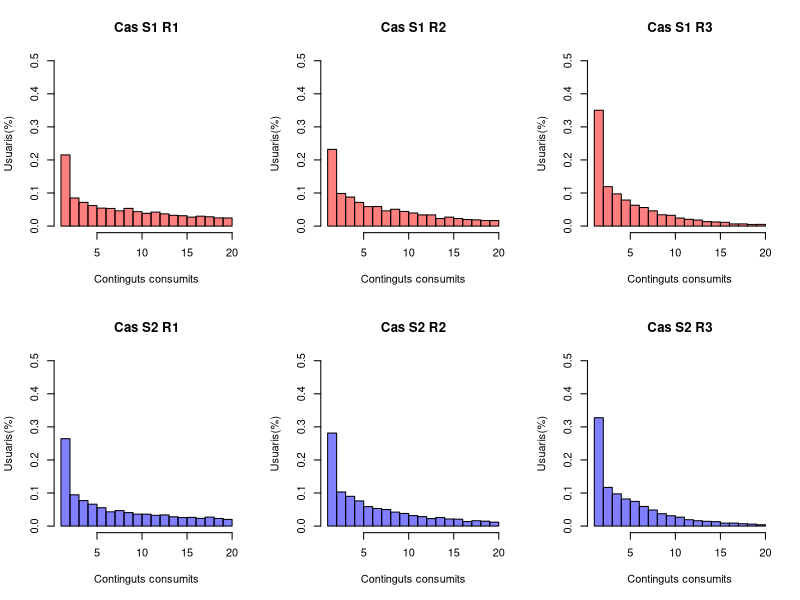
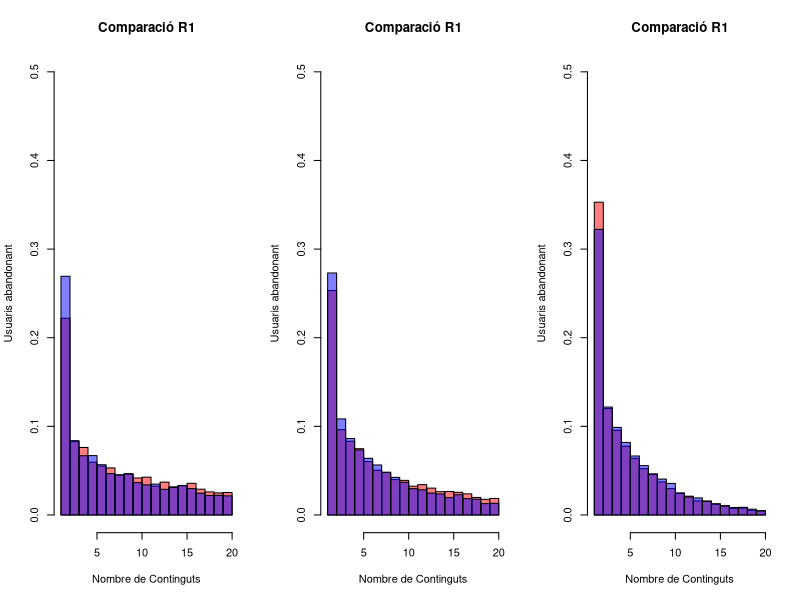

Reproduce these figures in R, in order.
# Funcions de moviment
moure_esquerra <- function(i){
  i - ((1+i)/4)
}

moure_dreta <- function(i){
  i + ((1-i)/4)
}

#Regles (Retorna TRUE si mostra contingut d'esquerres)
R1 <- function(x){  
  runif(1) <= ((1-x)^2 / ((1+x)^2 + (1-x)^2)) 
}

R2 <- function(x){  
  runif(1) <= (1-x)/2
}

R3 <- function(x){  
  runif(1) <= (1+x)/2
}

#Funcions de sortir

surt_oposat <- function(x){  # L'usuari abandona al veure contingut del bàndol oposat(p = 0.25)
  runif(1) <= 0.25  
}

surt_cansat <- function(x){  # L'usuari abandona al veure contingut del mateix bàndol(p = 0.05)
  runif(1) <= 0.05
}

####################################################
############ Funcions per l'apartat e) #############
####################################################

esquerra <- function(x){#Retorn True si l'usuari és d'esquerres
  return (x < 0)
  }

#Funció que retorna la distribució triada
assigna_distribucio <- function(escenari){
  if (escenari == "S1") {#Distribució uniforme
    return(x <- runif(N, min = -1, max = 1))
  } else if (escenari == "S2") {#Distribució normal
    return(x <- rnorm(N, mean = 0, sd = sqrt(1/13)))
  }
}

############################!!!!Important!!!!#################################
######Funció per simular els continguts consumits al llarg del temps##########

continguts_consumits <- function(distribucio, regla, N, T) {
  # Escollim distribucio
  x <- assigna_distribucio(distribucio)
  
  # Creem dos vectors de mida N, un per comptar els continguts consumits
  # L'altre vector ens servirà com un booleà per comprovar si l'usuari ja ha sortit(per no comptar-ho)
  comptador <- rep(0, N)
  ha_sortit <- rep(FALSE, N)
  
  # Bucle de T passos i N usuaris, on es va augmentant el comptador pels usuaris actius
  
  for (t in 1:T) {
    for (i in 1:N) {
      if (!ha_sortit[i]) {#No ha sortit
        # Suma un contingut més a l'usuari i
        comptador[i] <- comptador[i] + 1
        
        if (regla(x[i])) {
          # Es mostra contingut d'esquerres
          
          # Comprovem en cas d'usuari de dretes
          if (!esquerra(x[i])) {
            # El contingut és oposat
            if (surt_oposat(x[i])) { 
              #Si surt, assignem el valor True a la posició i del vector ha_sortit
              ha_sortit[i] <- TRUE
              next
            } else {
              #Si no surt, l'usuari es mou cap a esquerres
              x[i] <- moure_esquerra(x[i])
            }
          } else {
            # Comprovem en cas d'usuari d'esquerres
            if (surt_cansat(x[i])) {
              #Probabilitat de sortir (p=0.05)
              ha_sortit[i] <- TRUE
              next
            } else {
              #L'usuari d'esquerres es torna més d'esquerres
              x[i] <- moure_esquerra(x[i])
            }
          }
        } 
        #Es mostra contingut de dretes i es segueix la mateixa lògica però a l'inrevès
        else {
          
          if (esquerra(x[i])) {
            
            if (surt_oposat(x[i])) {
              ha_sortit[i] <- TRUE
              next
            } else {
              x[i] <- moure_dreta(x[i])
            }
          } else {
            
            if (surt_cansat(x[i])) {
              ha_sortit[i] <- TRUE
              next
            } else {
              x[i] <- moure_dreta(x[i])
            }
          }
        }
      }
    }
  }
  # Es torna el valor de només aquells usuaris que han sortit
  return(comptador[ha_sortit])
}

####################################################
################# Constants#########################
####################################################

# Paràmetres fixes
N <- 10000
T <- 20


#Llistes per simplificar codi
resultats <- list()
distribucions <- list("S1", "S2")
regles <- list(R1 = R1, R2 = R2, R3 = R3)

################################################
############## Histogrames #####################
################################################

#Visualitzar els 6 histogrames a la vegada
par(mfrow = c(2, 3))

i <- 1

#Histogrames S1 sense superposar-se

  
  for (regla in regles){
    resultats<- continguts_consumits("S1", regla, N, T)
    hist(resultats,
         main = paste("Cas","S1", names(regles)[i]),
         breaks= T,
         xlab = "Continguts consumits",
         ylab = "Usuaris(%)",
         ylim = c(0, 0.5),
         freq = F,
         col = rgb(1, 0, 0, 0.5),  # Vermell
         border = "black")
    i <- i + 1
  }
  i <- 1
  
  #Histogrames S2 sense superposar-se
  
  for (regla in regles){
    resultats<- continguts_consumits("S2", regla, N, T)
    hist(resultats,
         main = paste("Cas","S2", names(regles)[i]),
         breaks= T,
         xlab = "Continguts consumits",
         ylab = "Usuaris(%)",
         ylim = c(0, 0.5),
         freq = F,
         col = rgb(0, 0, 1, 0.5),  
         border = "black" )
    i <- i + 1
  }
  i <- 1

#######################################################
#################Gràfics superposats###################
#######################################################

par(mfrow = c(1, 3))

i<- 1
for (regla in regles) {
  
  # Creació d'histogrames S1 i S2 amb les tres regles
  resultat_S1 <- continguts_consumits("S1", regla, N, T)
  resultat_S2 <- continguts_consumits("S2", regla, N, T)
  
  # Histograma S1
  hist(resultat_S1, 
       main = paste("Comparació", names(regles)[i]),
       
       xlab = "Nombre de Continguts",
       ylab = "Usuaris abandonant",
       col = rgb(1, 0, 0, 0.5),  # Vermell
       border = "black",
       freq = F,
       ylim = c(0,0.5)
  )  
  
  # Histograma distribució S2
  hist(resultat_S2, 
       
       col = rgb(0, 0, 1, 0.5),  #Blau
       border = "black",
       freq = F,
       ylim = c(0,0.5),
       add = TRUE)  
  i < i + 1
}




